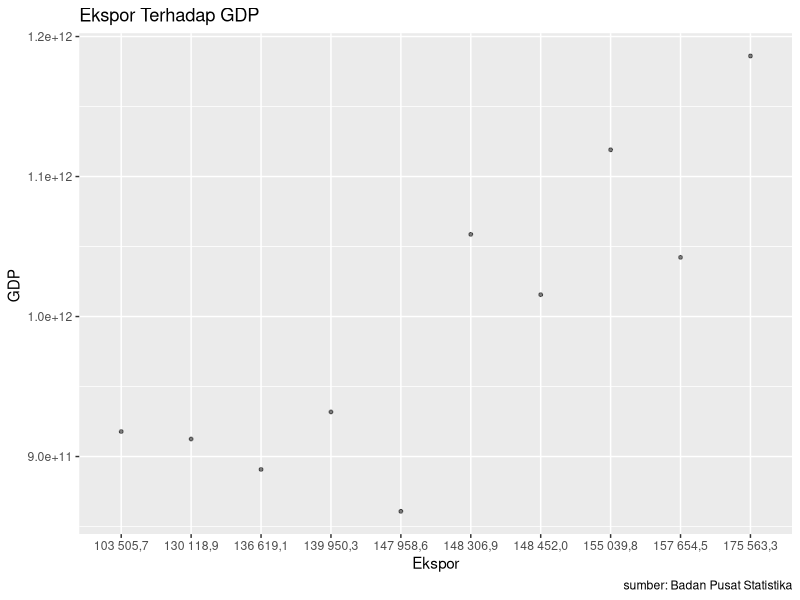

The R script that drew this image:
## ---- chunk 1
setwd('C://Users/Gib/Downloads/Documents/GDP DAN BPS REGRESI')
library(tidyverse)
library(readxl)
library(writexl)
 dat<-read_excel('BPS GANGGANG LAUT.xlsx')

## ---- chunk 2
#| label: fig-mpg
#| fig-cap: "City and highway mileage for 38 popular models of cars.Color by number of cylinders"
 dat<-read_excel('GDP INDONESIA.xlsx')
ggplot(data=dat,aes(x=Ekspor,y=GDP)) +
  geom_point(alpha=0.5, size=1, color='black') + # setiap nambah command, selalu kasih tanda +
  labs(title="Ekspor Terhadap GDP",
       x="Ekspor",
       y="GDP ",
       caption = "sumber: Badan Pusat Statistika")# yang terakhir ga perlu +
## ---- chunk 3
reg<-lm(hwy~cty,data=mpg)
summary(reg)
